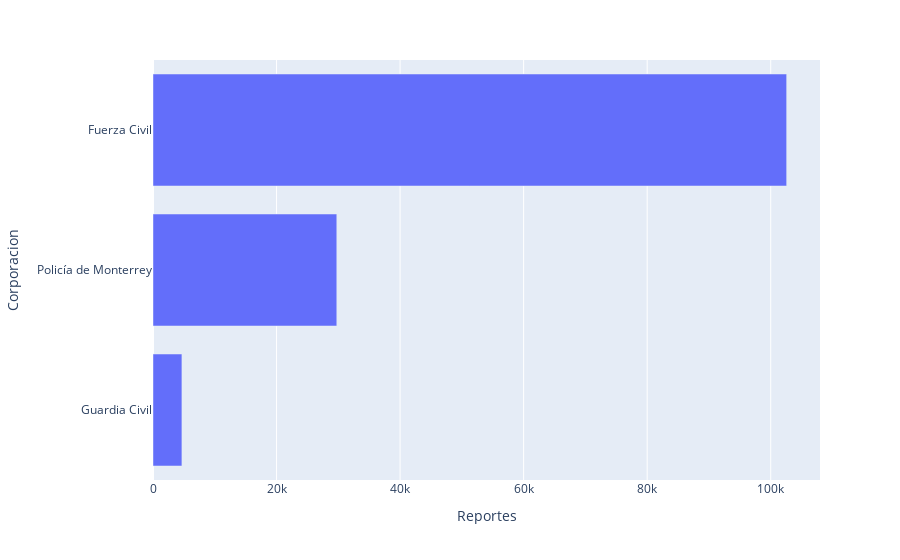

Source (notebook cell):
### Markdown cell above
#### 6. ¿Which corporation attended the report?

### Code cell
# Create dataframe from value counts on "corporacion".

violencia_corporacion = pd.DataFrame(violencia["corporacion"].value_counts())

# Remove Secretaría de Vialidad y Transito due to the small number of reports received.

violencia_corporacion = violencia_corporacion[0:3]
violencia_corporacion = violencia_corporacion.reset_index()
violencia_corporacion.columns = ['Corporacion', 'Reportes']

# Graph.

violencia_corporacion = px.bar(violencia_corporacion, x='Reportes', y='Corporacion', orientation = "h")
violencia_corporacion.update_layout(yaxis={'categoryorder':'total ascending'})
#violencia_corporacion.write_html('first_figure.html', auto_open=True)

### Figure 1 — Plotly figure (JSON) as saved in the notebook; plotly's stock layout.template omitted (floating-point values rounded to 4 significant figures)
{"data": [{"alignmentgroup": "True", "hovertemplate": "Reportes=%{x}<br>Corporacion=%{y}<extra></extra>", "legendgroup": "", "marker": {"color": "#636efa", "pattern": {"shape": ""}}, "name": "", "offsetgroup": "", "orientation": "h", "showlegend": false, "textposition": "auto", "type": "bar", "x": [102578, 29752, 4680], "xaxis": "x", "y": ["Fuerza Civil", "Policía de Monterrey", "Guardia Civil"], "yaxis": "y"}], "layout": {"autosize": true, "barmode": "relative", "legend": {"tracegroupgap": 0}, "margin": {"t": 60}, "xaxis": {"anchor": "y", "autorange": true, "domain": [0, 1], "range": [0, 108000.0], "title": {"text": "Reportes"}, "type": "linear"}, "yaxis": {"anchor": "x", "autorange": true, "categoryorder": "total ascending", "domain": [0, 1], "range": [-0.5, 2.5], "title": {"text": "Corporacion"}, "type": "category"}}}
